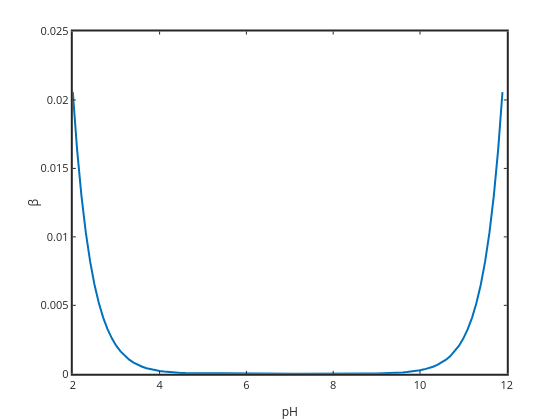

The notebook cell saved with this chart:
### Markdown cell above
Buffering is the ability to resist change.  It does not just apply to pH, but pH is our example here.  So we can think of the buffering as the amount of base (NaOH) needed to cause a significant change in the pH.  If we need a lot of base to cause a pH change then we are well buffered, if only small additions of base cause pH change then we are poorly buffered.  In the titration curve you can see the acidic and basic ends of the curve are well buffered (because they are fairly flat), around neutrality there is poor buffering though because small concentration changes in sodium cause large pH changes.

To make buffering quantitative buffer capacity ($\beta$) is defined as the derivative of sodium concentration with respect to pH.

$ \beta = \dfrac{d[\mathrm{Na}^+]}{d\mathrm{pH}}$

If we do this differentiation (not super easy because or equation is in terms of H but our derivative is in terms of pH, you need the chain rule.  I will skip typing out the derivation here).

$ \beta = 2.3030 \left(\dfrac{K_w}{[\mathrm{H}^+]}+[\mathrm{H}^+]\right)$

you can see that when proton or hydroxide are high the solution will be more well buffered.  Here is a plot (determined using numerical differentiation).

### Code cell
%plot -s 600,600 -f 'svg'
beta=diff(Na)./diff(pH);
n=size(pH,2); pHder=pH(1:n-1)+diff(pH);
plot(pHder,beta,'linewidth',2)
xlabel('pH'); ylabel('\beta')
set(gca,'linewidth',2,'fontsize',11)
title('Buffer capacity versus pH')

### Figure 1 — Plotly figure (JSON) as saved in the notebook; plotly's stock layout.template omitted (floating-point values rounded to 4 significant figures)
{"data": [{"line": {"color": "rgb(0,113,188)", "dash": "solid", "width": 2}, "marker": {"color": "rgb(0,113,188)", "line": {"color": "rgb(0,113,188)"}, "size": 6, "symbol": "none"}, "mode": "lines", "name": "", "showlegend": false, "type": "scatter", "visibility": true, "x": [11.9, 11.8, 11.7, 11.6, 11.5, 11.4, 11.3, 11.2, 11.1, 11, 10.9, 10.8, 10.7, 10.6, 10.5, 10.4, 10.3, 10.2, 10.1, 10, 9.9, 9.8, 9.7, 9.6, 9.5, 9.4, 9.3, 9.2, 9.1, 9, 8.9, 8.8, 8.7, 8.6, 8.5, 8.4, 8.3, 8.2, 8.1, 8, 7.9, 7.8, 7.7, 7.6, 7.5, 7.4, 7.3, 7.2, 7.1, 7, 6.9, 6.8, 6.7, 6.6, 6.5, 6.4, 6.3, 6.2, 6.1, 6, 5.9, 5.8, 5.7, 5.6, 5.5, 5.4, 5.3, 5.2, 5.1, 5, 4.9, 4.8, 4.7, 4.6, 4.5, 4.4, 4.3, 4.2, 4.1, 4, 3.9, 3.8, 3.7, 3.6, 3.5, 3.4, 3.3, 3.2, 3.1, 3, 2.9, 2.8, 2.7, 2.6, 2.5, 2.4, 2.3, 2.2, 2.1, 2], "xaxis": "x", "y": [0.02057, 0.01634, 0.01298, 0.01031, 0.008188, 0.006504, 0.005166, 0.004104, 0.00326, 0.002589, 0.002057, 0.001634, 0.001298, 0.001031, 0.0008188, 0.0006504, 0.0005166, 0.0004104, 0.000326, 0.0002589, 0.0002057, 0.0001634, 0.0001298, 0.0001031, 8.188e-05, 6.504e-05, 5.166e-05, 4.104e-05, 3.26e-05, 2.589e-05, 2.057e-05, 1.634e-05, 1.298e-05, 1.031e-05, 8.194e-06, 6.512e-06, 5.177e-06, 4.117e-06, 3.276e-06, 2.61e-06, 2.083e-06, 1.666e-06, 1.339e-06, 1.082e-06, 8.838e-07, 7.323e-07, 6.197e-07, 5.401e-07, 4.893e-07, 4.646e-07, 4.646e-07, 4.893e-07, 5.401e-07, 6.197e-07, 7.323e-07, 8.838e-07, 1.082e-06, 1.339e-06, 1.666e-06, 2.083e-06, 2.61e-06, 3.276e-06, 4.117e-06, 5.177e-06, 6.512e-06, 8.194e-06, 1.031e-05, 1.298e-05, 1.634e-05, 2.057e-05, 2.589e-05, 3.26e-05, 4.104e-05, 5.166e-05, 6.504e-05, 8.188e-05, 0.0001031, 0.0001298, 0.0001634, 0.0002057, 0.0002589, 0.000326, 0.0004104, 0.0005166, 0.0006504, 0.0008188, 0.001031, 0.001298, 0.001634, 0.002057, 0.002589, 0.00326, 0.004104, 0.005166, 0.006504, 0.008188, 0.01031, 0.01298, 0.01634, 0.02057], "yaxis": "y"}], "layout": {"height": 420, "hovermode": "closest", "margin": {"b": 0, "l": 0, "r": 0, "t": 0}, "plot_bgcolor": "rgba(0,0,0,0)", "showlegend": false, "width": 560, "xaxis": {"anchor": "y", "autorange": false, "domain": [0.13, 0.905], "exponentformat": "none", "gridcolor": "rgba(38,38,38,0.15)", "gridwidth": 2, "linecolor": "rgb(38,38,38)", "linewidth": 2, "mirror": "ticks", "range": [2, 12], "showgrid": false, "showline": true, "side": "bottom", "spikedash": "solid", "spikemode": "across", "spikesides": false, "spikethickness": 1, "tickangle": 0, "tickcolor": "rgb(38,38,38)", "tickfont": {"color": "rgb(38,38,38)", "size": 11}, "ticklen": 3, "ticks": "inside", "ticktext": ["2", "4", "6", "8", "10", "12"], "tickvals": [2, 4, 6, 8, 10, 12], "title": {"font": {"color": "rgb(38,38,38)", "size": 12.1}, "text": "pH"}, "type": "linear", "visible": true, "zeroline": false}, "yaxis": {"anchor": "x", "autorange": false, "domain": [0.11, 0.925], "exponentformat": "none", "gridcolor": "rgba(38,38,38,0.15)", "gridwidth": 2, "linecolor": "rgb(38,38,38)", "linewidth": 2, "mirror": "ticks", "range": [0, 0.025], "showgrid": false, "showline": true, "side": "left", "spikedash": "solid", "spikemode": "across", "spikesides": false, "spikethickness": 1, "tickangle": 0, "tickcolor": "rgb(38,38,38)", "tickfont": {"color": "rgb(38,38,38)", "size": 11}, "ticklen": 3, "ticks": "inside", "ticktext": ["0", "0.005", "0.01", "0.015", "0.02", "0.025"], "tickvals": [0, 0.005, 0.01, 0.015, 0.02, 0.025], "title": {"font": {"color": "rgb(38,38,38)", "size": 12.1}, "text": "&#946;"}, "type": "linear", "visible": true, "zeroline": false}}}
